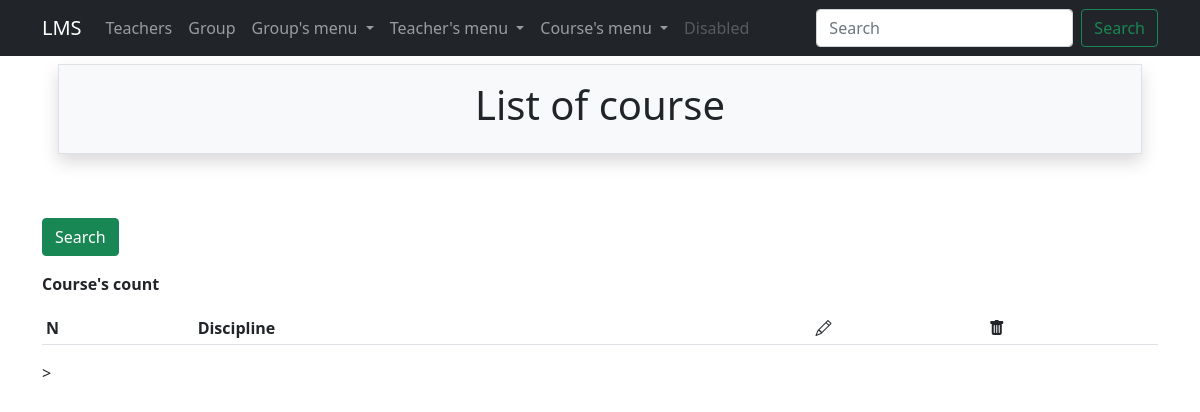
The app's page /courses/, older data.
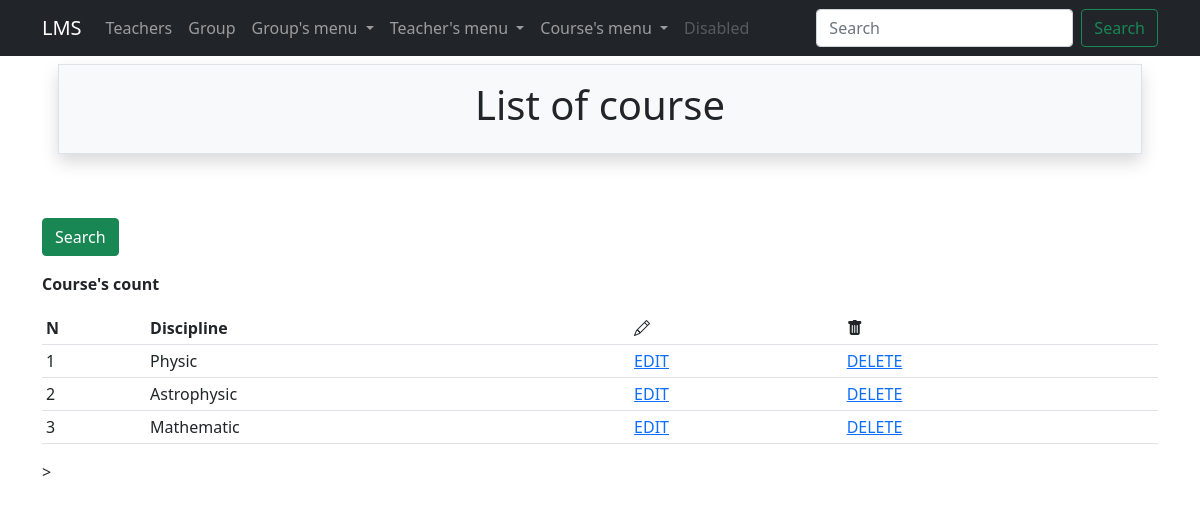
The same page, newer data.
### courses/models.py (models this page shows, shortened)
class Course(models.Model):
      discipline = models.CharField(max_length=60, unique=True, blank=True, null=True)
      course = models.OneToOneField(
            'groups.Group',
            on_delete=models.SET_NULL,
            null=True,
            related_name='number_course'
      )

### courses/views.py (the view)
# urls.py: path('', get_course, name='list'),
def get_course(request):
    course = Course.objects.all()
    return render(
        request=request,
        template_name='courses/list.html',
        context={'course': course}
    )

### courses/templates/courses/list.html (shortened to what this page needs)
{% extends 'base.html' %}
{% load crispy_forms_tags %}
{% block header %}
    List of course
{% endblock %}
{% block content %}
<form method="get">
    <input class="btn btn-success mb-3 mt-3" type="submit" value="Search">
    </form>
    <p><strong>Course's count {{ course.qs.count }}</strong></p>
    <table class="table table-sm">
        <tr>
            <th>N</th>
            <th>Discipline</th>
            <th><i class="bi bi-pencil"></i></th>
            <th><i class="bi bi-trash-fill"></i></th>
        </tr>
        {% for args in course %}
        <tr>
            <td>{{forloop.counter}}</td>
            <td>{{args.discipline}}</td>
            <td> <a href = "{% url 'courses:update' args.id %}">EDIT</a> </td>
            <td> <a href = "{% url 'courses:delete' args.id %}">DELETE</a> </td>
        </tr>
        {% endfor %}
    </table>>
{% endblock %}

### templates/base.html (shortened to what this page needs)
<!DOCTYPE html>
<html lang="en">
<head>
    <link href="https://cdn.jsdelivr.net/npm/bootstrap@5.0.2/dist/css/bootstrap.min.css"
          rel="stylesheet"
>
    <link rel="stylesheet"
          href="https://cdn.jsdelivr.net/npm/bootstrap-icons@1.5.0/font/bootstrap-icons.css">
</head>
<body>
    {% include 'includes/nav_bar.html' %}
    <div class="container mt-4 pt-4">
        <div class="border rounder text-center p-3 m-3 mb-5 bg-light shadow">
            <h1>{% block header %} Welcome to LMS {% endblock %}</h1>
        </div>
        {% block content %} {% endblock %}
    </div>
</body>
</html>

### templates/includes/nav_bar.html (shortened to what this page needs)
<nav class="navbar navbar-expand-lg navbar-dark bg-dark fixed-top navbar-expand-lg font-weight-bold">
  <div class="container">
    <a class="navbar-brand" href="{% url 'index' %}">LMS</a>
    <div class="collapse navbar-collapse" id="navbarSupportedContent">
      <ul class="navbar-nav me-auto mb-2 mb-lg-0">
        <li class="nav-item">
          <a class="nav-link" href="{% url 'teachers:list' %}">Teachers</a>
        </li>
        <li class="nav-item">
          <a class="nav-link" href="{% url 'groups:list' %}">Group</a>
        </li>
        <li class="nav-item dropdown">
          <a class="nav-link dropdown-toggle" href="#" id="navbarDropdown" role="button" data-bs-toggle="dropdown" aria-expanded="false">
            Group's menu
          </a>
        </li>
        <li class="nav-item dropdown">
          <a class="nav-link dropdown-toggle" href="#" id="navbarDropdown" role="button" data-bs-toggle="dropdown" aria-expanded="false">
            Teacher's menu
          </a>
        </li>
        <li class="nav-item dropdown">
          <a class="nav-link dropdown-toggle" href="#" id="navbarDropdown" role="button" data-bs-toggle="dropdown" aria-expanded="false">
            Course's menu
          </a>
        </li>
        <li class="nav-item">
          <a class="nav-link disabled" href="#" tabindex="-1" aria-disabled="true">Disabled</a>
        </li>
      </ul>
      <form class="d-flex">
        <input class="form-control me-2" type="search" placeholder="Search" aria-label="Search">
        <button class="btn btn-outline-success" type="submit">Search</button>
      </form>
    </div>
  </div>
</nav>

Row changes from the older to the newer data that the page shows:
added Course: discipline "Physic"
added Course: discipline "Astrophysic"
added Course: discipline "Mathematic"
